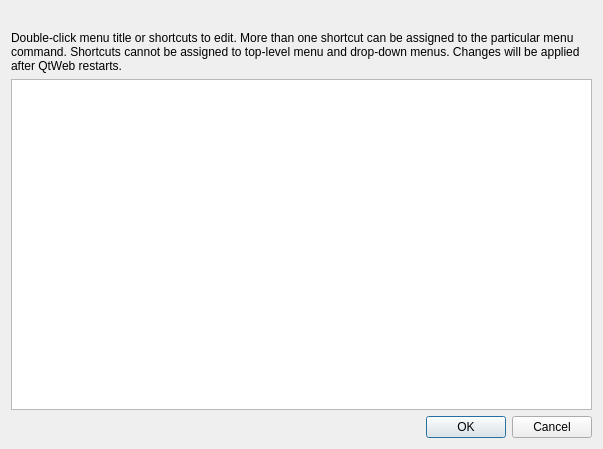
<ui version="4.0" >
 <class>ShortcutsDialog</class>
 <widget class="QDialog" name="ShortcutsDialog" >
  <property name="windowModality" >
   <enum>Qt::WindowModal</enum>
  </property>
  <property name="geometry" >
   <rect>
    <x>0</x>
    <y>0</y>
    <width>603</width>
    <height>449</height>
   </rect>
  </property>
  <property name="windowTitle" >
   <string>Edit Menus &amp; Shortcuts</string>
  </property>
  <layout class="QGridLayout" >
   <item row="0" column="0" >
    <spacer>
     <property name="orientation" >
      <enum>Qt::Horizontal</enum>
     </property>
     <property name="sizeHint" stdset="0" >
      <size>
       <width>252</width>
       <height>20</height>
      </size>
     </property>
    </spacer>
   </item>
   <item row="3" column="0" colspan="2" >
    <layout class="QHBoxLayout" >
     <item>
      <spacer>
       <property name="orientation" >
        <enum>Qt::Horizontal</enum>
       </property>
       <property name="sizeHint" stdset="0" >
        <size>
         <width>40</width>
         <height>20</height>
        </size>
       </property>
      </spacer>
     </item>
     <item>
      <widget class="QDialogButtonBox" name="buttonBox" >
       <property name="standardButtons" >
        <set>QDialogButtonBox::Cancel|QDialogButtonBox::Ok</set>
       </property>
      </widget>
     </item>
    </layout>
   </item>
   <item row="2" column="0" colspan="2" >
    <widget class="QTableWidget" name="ShortcutsTable" />
   </item>
   <item row="1" column="0" >
    <widget class="QLabel" name="label" >
     <property name="text" >
      <string>Double-click menu title or shortcuts to edit. More than one shortcut can be assigned to the particular menu command. Shortcuts cannot be assigned to top-level menu and drop-down menus. Changes will be applied after QtWeb restarts.</string>
     </property>
     <property name="wordWrap" >
      <bool>true</bool>
     </property>
    </widget>
   </item>
  </layout>
 </widget>
 <resources/>
 <connections>
  <connection>
   <sender>buttonBox</sender>
   <signal>accepted()</signal>
   <receiver>ShortcutsDialog</receiver>
   <slot>accept()</slot>
   <hints>
    <hint type="sourcelabel" >
     <x>472</x>
     <y>329</y>
    </hint>
    <hint type="destinationlabel" >
     <x>461</x>
     <y>356</y>
    </hint>
   </hints>
  </connection>
 </connections>
</ui>
